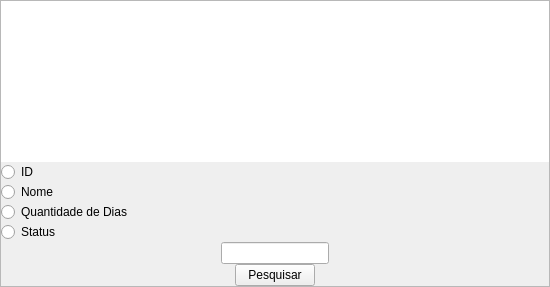
<?xml version="1.0" encoding="UTF-8"?>
<ui version="4.0">
 <class>MainWindow</class>
 <widget class="QMainWindow" name="MainWindow">
  <property name="geometry">
   <rect>
    <x>0</x>
    <y>0</y>
    <width>550</width>
    <height>287</height>
   </rect>
  </property>
  <property name="minimumSize">
   <size>
    <width>550</width>
    <height>287</height>
   </size>
  </property>
  <property name="maximumSize">
   <size>
    <width>580</width>
    <height>287</height>
   </size>
  </property>
  <property name="windowTitle">
   <string>Pesquisa Personalizada</string>
  </property>
  <property name="windowIcon">
   <iconset>
    <normaloff>icons/tela_resultados.png</normaloff>icons/tela_resultados.png</iconset>
  </property>
  <widget class="QWidget" name="centralwidget">
   <layout class="QVBoxLayout" name="verticalLayout">
    <property name="spacing">
     <number>0</number>
    </property>
    <property name="leftMargin">
     <number>0</number>
    </property>
    <property name="topMargin">
     <number>0</number>
    </property>
    <property name="rightMargin">
     <number>0</number>
    </property>
    <property name="bottomMargin">
     <number>0</number>
    </property>
    <item>
     <widget class="QFrame" name="frame_2">
      <property name="minimumSize">
       <size>
        <width>150</width>
        <height>0</height>
       </size>
      </property>
      <property name="styleSheet">
       <string notr="true">QPushButton{
   border-top: 1px solid rgb(29, 93, 133);
   background: #0b85d6;
   background: -webkit-gradient(linear, left top, left bottom, from(#9c3e86), to(#0b85d6));
   background: -webkit-linear-gradient(top, #9c3e86, #0b85d6);
   background: -moz-linear-gradient(top, #9c3e86, #0b85d6);
   background: -ms-linear-gradient(top, #9c3e86, #0b85d6);
   background: -o-linear-gradient(top, #9c3e86, #0b85d6);
   padding: 5px 14px;
   -webkit-border-radius: 15px;
   -moz-border-radius: 15px;
   border-radius: 15px;
   -webkit-box-shadow: rgba(0,0,0,1) 0 1px 0;
   -moz-box-shadow: rgba(0,0,0,1) 0 1px 0;
   box-shadow: rgba(0,0,0,1) 0 1px 0;
   text-shadow: rgba(0,0,0,.4) 0 1px 0;
   color: #22d48a;
   font-size: 13px;
   font-family: 'Lucida Grande', Helvetica, Arial, Sans-Serif;
   text-decoration: none;
   vertical-align: middle;
   }
QPushButton:hover {
   border-top-color: #2f88c4;
   background: #2f88c4;
   color: #ccc;
   }
QPushButton:active {
   border-top-color: #135682;
   background: rgb(19, 86, 130);
   }
	background-color: rgb(255, 255, 255);</string>
      </property>
      <property name="frameShape">
       <enum>QFrame::StyledPanel</enum>
      </property>
      <property name="frameShadow">
       <enum>QFrame::Raised</enum>
      </property>
      <layout class="QVBoxLayout" name="verticalLayout_2">
       <property name="spacing">
        <number>0</number>
       </property>
       <property name="leftMargin">
        <number>0</number>
       </property>
       <property name="topMargin">
        <number>0</number>
       </property>
       <property name="rightMargin">
        <number>0</number>
       </property>
       <property name="bottomMargin">
        <number>0</number>
       </property>
       <item>
        <widget class="QTableWidget" name="tableWidget">
         <property name="enabled">
          <bool>true</bool>
         </property>
         <property name="maximumSize">
          <size>
           <width>900</width>
           <height>330</height>
          </size>
         </property>
         <property name="mouseTracking">
          <bool>false</bool>
         </property>
         <property name="focusPolicy">
          <enum>Qt::NoFocus</enum>
         </property>
         <property name="contextMenuPolicy">
          <enum>Qt::NoContextMenu</enum>
         </property>
         <property name="toolTip">
          <string>&lt;html&gt;&lt;head/&gt;&lt;body&gt;&lt;p align=&quot;center&quot;&gt;&lt;br/&gt;&lt;/p&gt;&lt;/body&gt;&lt;/html&gt;</string>
         </property>
         <property name="whatsThis">
          <string>&lt;html&gt;&lt;head/&gt;&lt;body&gt;&lt;p align=&quot;center&quot;&gt;&lt;br/&gt;&lt;/p&gt;&lt;/body&gt;&lt;/html&gt;</string>
         </property>
         <property name="layoutDirection">
          <enum>Qt::LeftToRight</enum>
         </property>
         <property name="autoFillBackground">
          <bool>false</bool>
         </property>
         <property name="styleSheet">
          <string notr="true">background-color: rgb(255, 255, 255);</string>
         </property>
         <property name="frameShape">
          <enum>QFrame::NoFrame</enum>
         </property>
         <property name="frameShadow">
          <enum>QFrame::Plain</enum>
         </property>
         <property name="lineWidth">
          <number>0</number>
         </property>
         <property name="horizontalScrollBarPolicy">
          <enum>Qt::ScrollBarAlwaysOff</enum>
         </property>
         <property name="sizeAdjustPolicy">
          <enum>QAbstractScrollArea::AdjustToContentsOnFirstShow</enum>
         </property>
         <property name="autoScroll">
          <bool>false</bool>
         </property>
         <property name="editTriggers">
          <set>QAbstractItemView::NoEditTriggers</set>
         </property>
         <property name="tabKeyNavigation">
          <bool>false</bool>
         </property>
         <property name="showDropIndicator" stdset="0">
          <bool>false</bool>
         </property>
         <property name="dragDropOverwriteMode">
          <bool>false</bool>
         </property>
         <property name="selectionMode">
          <enum>QAbstractItemView::NoSelection</enum>
         </property>
         <property name="selectionBehavior">
          <enum>QAbstractItemView::SelectColumns</enum>
         </property>
         <property name="showGrid">
          <bool>false</bool>
         </property>
         <property name="gridStyle">
          <enum>Qt::NoPen</enum>
         </property>
         <property name="wordWrap">
          <bool>false</bool>
         </property>
         <property name="cornerButtonEnabled">
          <bool>false</bool>
         </property>
         <attribute name="horizontalHeaderVisible">
          <bool>false</bool>
         </attribute>
         <attribute name="horizontalHeaderHighlightSections">
          <bool>false</bool>
         </attribute>
         <attribute name="verticalHeaderVisible">
          <bool>false</bool>
         </attribute>
         <attribute name="verticalHeaderHighlightSections">
          <bool>false</bool>
         </attribute>
         <row>
          <property name="text">
           <string>a</string>
          </property>
          <property name="textAlignment">
           <set>AlignCenter</set>
          </property>
         </row>
         <column>
          <property name="text">
           <string>ID</string>
          </property>
          <property name="whatsThis">
           <string notr="true"/>
          </property>
          <property name="font">
           <font>
            <weight>50</weight>
            <bold>false</bold>
            <stylestrategy>NoAntialias</stylestrategy>
            <kerning>true</kerning>
           </font>
          </property>
          <property name="textAlignment">
           <set>AlignCenter</set>
          </property>
         </column>
         <column>
          <property name="text">
           <string>NOME</string>
          </property>
          <property name="textAlignment">
           <set>AlignCenter</set>
          </property>
         </column>
         <column>
          <property name="text">
           <string>STATUS</string>
          </property>
          <property name="textAlignment">
           <set>AlignCenter</set>
          </property>
         </column>
         <column>
          <property name="text">
           <string>QTD.DIAS</string>
          </property>
          <property name="textAlignment">
           <set>AlignCenter</set>
          </property>
         </column>
         <column>
          <property name="text">
           <string>ÍNICIO</string>
          </property>
          <property name="textAlignment">
           <set>AlignCenter</set>
          </property>
         </column>
         <column>
          <property name="text">
           <string>FIM</string>
          </property>
          <property name="textAlignment">
           <set>AlignCenter</set>
          </property>
         </column>
        </widget>
       </item>
       <item>
        <widget class="QRadioButton" name="filtrar_id">
         <property name="text">
          <string>ID</string>
         </property>
        </widget>
       </item>
       <item>
        <widget class="QRadioButton" name="filtrar_nome">
         <property name="text">
          <string>Nome</string>
         </property>
        </widget>
       </item>
       <item>
        <widget class="QRadioButton" name="filtrar_qtda">
         <property name="text">
          <string>Quantidade de Dias</string>
         </property>
        </widget>
       </item>
       <item>
        <widget class="QRadioButton" name="filtrar_status">
         <property name="text">
          <string>Status</string>
         </property>
        </widget>
       </item>
       <item alignment="Qt::AlignHCenter">
        <widget class="QLineEdit" name="line_pesquisa"/>
       </item>
       <item alignment="Qt::AlignHCenter">
        <widget class="QPushButton" name="btn_pesquisa">
         <property name="text">
          <string>Pesquisar</string>
         </property>
        </widget>
       </item>
      </layout>
     </widget>
    </item>
   </layout>
  </widget>
 </widget>
 <resources/>
 <connections/>
</ui>
